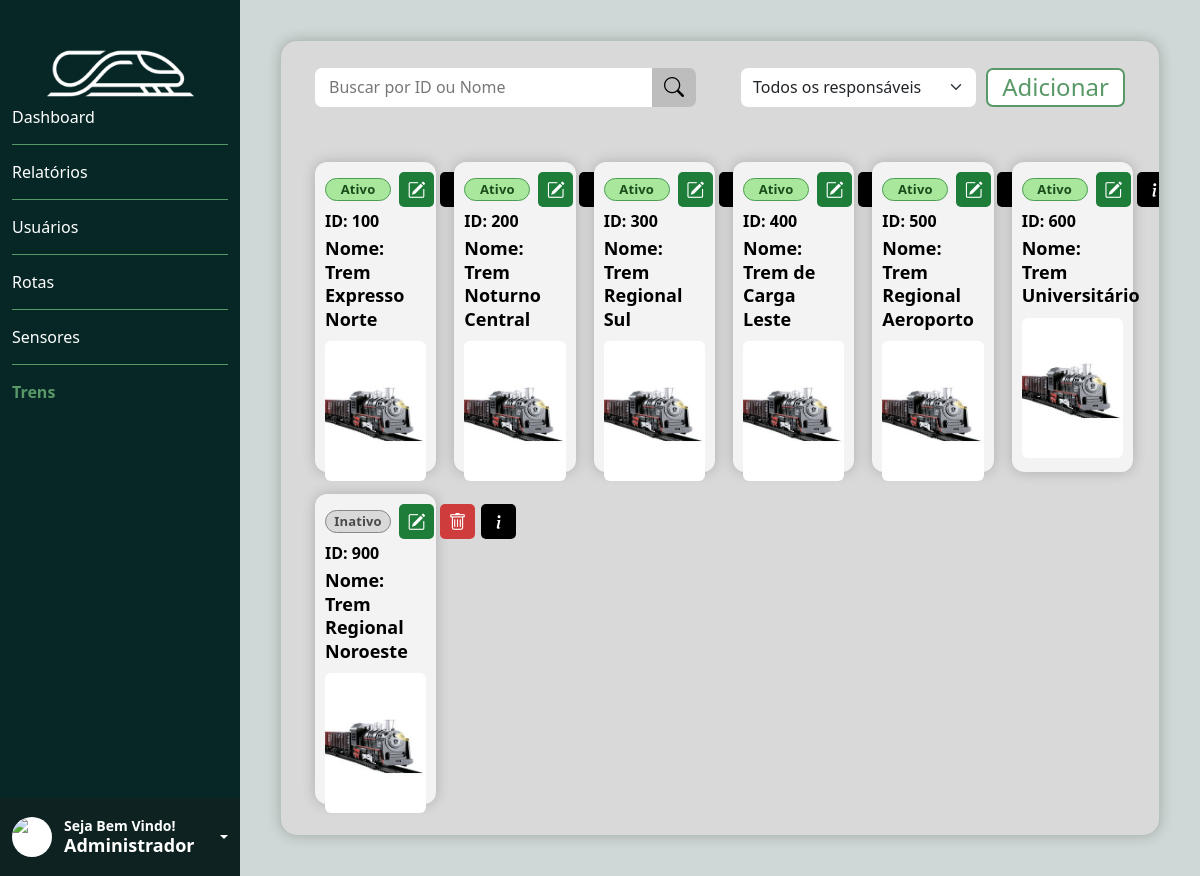
The app's page /public/tela_trens.php (signed in) with its own data.
### tables this page shows
CREATE TABLE trens (
    trem_id INT NOT NULL AUTO_INCREMENT PRIMARY KEY,
    nome_trem VARCHAR(155) NOT NULL,
    responsavel_id INT NOT NULL,
    velocidade DECIMAL(10,2) NOT NULL DEFAULT 0,
    temperatura DECIMAL(10,2) NOT NULL DEFAULT 0,
    consumo DECIMAL(10,2) NOT NULL DEFAULT 0,
    FOREIGN KEY (responsavel_id) REFERENCES usuarios(usuario_id)
);

### public/validar_acesso.php (called while the page is built, shortened)
<?php
include_once __DIR__ . '/../infra/conexao.php';
$usuarioCargoId = 0;
$sqlCargo = 'SELECT cargo_id FROM usuarios WHERE usuario_id = ? LIMIT 1';
$stmtCargo = mysqli_prepare($conexao, $sqlCargo);
if ($stmtCargo) {
    mysqli_stmt_bind_param($stmtCargo, 'i', $_SESSION['usuario_id']);
    if (mysqli_stmt_execute($stmtCargo)) {
        $resultadoCargo = mysqli_stmt_get_result($stmtCargo);
        $usuarioCargo = $resultadoCargo ? mysqli_fetch_assoc($resultadoCargo) : null;
        $cargoId = filter_var($usuarioCargo['cargo_id'] ?? null, FILTER_VALIDATE_INT);
        if ($cargoId !== false && in_array($cargoId, [1, 2], true)) {
            $usuarioCargoId = $cargoId;
        }
    } else {
        error_log('Erro ao consultar permissão do usuário: ' . mysqli_stmt_error($stmtCargo));
    }
} else {
    error_log('Erro ao preparar consulta de permissão: ' . mysqli_error($conexao));
}
$usuarioEhAdministrador = ((int)$usuarioCargoId === 1);
?>

### public/tela_trens.php (the view, shortened to what this page needs)
<?php
include __DIR__ . '/validar_acesso.php';
require_once __DIR__ . '/../infra/conexao.php';
$usuarioNome = $_SESSION['usuario_nome'] ?? 'Usuário';
$termoBusca = isset($_GET['q']) ? trim((string) $_GET['q']) : '';
$responsavelSelecionado = filter_var($_GET['responsavel'] ?? 0, FILTER_VALIDATE_INT, [
    'options' => ['min_range' => 0],
]);
$statusParametro = $_GET['status'] ?? '';
$statusFiltro = is_string($statusParametro) ? trim($statusParametro) : '';
$statusPermitidos = ['Ativo', 'Manutenção', 'Inativo'];
if (!in_array($statusFiltro, $statusPermitidos, true)) {
    $statusFiltro = '';
}
$baseParams = [];
$urlBaseTrens = 'tela_trens.php' . (!empty($baseParams) ? '?' . http_build_query($baseParams) : '');
$trens = [];
$colunasTrens = mysqli_query($conexao, 'SHOW COLUMNS FROM trens');
$colunasDisponiveis = [];
while ($coluna = mysqli_fetch_assoc($colunasTrens)) {
    $colunasDisponiveis[] = $coluna['Field'];
}
$sqlVelocidade = in_array('velocidade', $colunasDisponiveis, true) ? 'COALESCE(t.velocidade, 0)' : '0';
$sqlTemperatura = in_array('temperatura', $colunasDisponiveis, true) ? 'COALESCE(t.temperatura, 0)' : '0';
$sqlConsumo = in_array('consumo', $colunasDisponiveis, true) ? 'COALESCE(t.consumo, 0)' : '0';
$sqlTrens = '
        SELECT
            t.trem_id,
            t.nome_trem,
            t.responsavel_id,
            ' . $sqlVelocidade . ' AS velocidade,
            ' . $sqlTemperatura . ' AS temperatura,
            ' . $sqlConsumo . ' AS consumo,
            COALESCE((SELECT r.nome FROM rotas r WHERE r.trem_id = t.trem_id ORDER BY r.rota_id LIMIT 1), "Sem rota") AS rota_nome,
            (SELECT COUNT(*) FROM rotas r WHERE r.trem_id = t.trem_id) AS quantidade_rotas,
            CASE
                WHEN EXISTS (SELECT 1 FROM rotas r WHERE r.trem_id = t.trem_id AND r.status = "Ativo") THEN "Ativo"
                WHEN EXISTS (SELECT 1 FROM rotas r WHERE r.trem_id = t.trem_id AND r.status = "Manutenção") THEN "Manutenção"
                ELSE "Inativo"
            END AS status_trem,
            CASE WHEN EXISTS (SELECT 1 FROM rotas r WHERE r.trem_id = t.trem_id AND r.status = "Ativo") THEN 1 ELSE 0 END AS rota_ativa
        FROM trens t
        WHERE (? = "" OR CAST(t.trem_id AS CHAR) LIKE ? OR t.nome_trem LIKE ?)
            AND (? = 0 OR t.responsavel_id = ?)
        ORDER BY t.trem_id ASC
    ';
$stmtTrens = mysqli_prepare($conexao, $sqlTrens);
$filtroBusca = '%' . $termoBusca . '%';
mysqli_stmt_bind_param(
    $stmtTrens,
    'sssii',
    $termoBusca,
    $filtroBusca,
    $filtroBusca,
    $responsavelSelecionado,
    $responsavelSelecionado
);
if (!mysqli_stmt_execute($stmtTrens)) {
    error_log('Erro ao consultar trens: ' . mysqli_stmt_error($stmtTrens));
    mysqli_stmt_close($stmtTrens);
    http_response_code(500);
    die('Não foi possível carregar os trens cadastrados.');
}
$resultadoTrens = mysqli_stmt_get_result($stmtTrens);
while ($trem = mysqli_fetch_assoc($resultadoTrens)) {
    $trens[] = $trem;
}
?>
<!DOCTYPE html>
<html lang="pt-br">
<head>
    <link href="https://cdn.jsdelivr.net/npm/bootstrap@5.3.8/dist/css/bootstrap.min.css" rel="stylesheet">
    <link rel="stylesheet" href="https://cdn.jsdelivr.net/npm/bootstrap-icons@1.11.3/font/bootstrap-icons.min.css">
    <link rel="stylesheet" href="../assets/style/style.css">
</head>
<body>
    <main>
        <nav class="nav1">
            <img src="../assets/img/logo.svg" alt="logo" class="logo">
            <ul class="ul1">
                <li class="lista1" id="li1"><a href="dashboard.php" class="lista1">Dashboard</a></li>
                <hr class="hr1 opacity-100">
                <li class="lista1" id="li1"><a href="tela_relatorios.php" class="lista1">Relatórios</a></li>
                <hr class="hr1 opacity-100">
                <?php if ($usuarioEhAdministrador): ?>
                    <li class="lista1" id="li1"><a href="tela_cadastro_user.php" class="lista1">Usuários</a></li>
                    <hr class="hr1 opacity-100">
                <?php endif; ?>
                <li class="lista1" id="li1"><a href="tela_rotas.php" class="lista1">Rotas</a></li>
                <hr class="hr1 opacity-100">
                <li class="lista1" id="li1"><a href="tela_sensores.php" class="lista1">Sensores</a></li>
                <hr class="hr1 opacity-100">
                <li class="lista" id="li1"><a href="tela_trens.php" class="lista">Trens</a></li>
            </ul>
            <div class="dropdown">
                <div class="box_usuario dropdown-toggle" data-bs-toggle="dropdown" aria-expanded="false" role="button">
                    <div class="img_usuario">
                        <img src="../assets/img/usuario.png" alt="usuario" class="img-fluid">
                    </div>
                    <div class="h3">
                        <h3 class="h3_1">Seja Bem Vindo!</h3>
                        <h3 class="h3_2"><?php echo htmlspecialchars($usuarioNome); ?></h3>
                    </div>
                </div>
            </div>
        </nav>
        <section class="conteudo trens-conteudo">
            <div class="trens-painel">
                <div class="trens-topo d-flex align-items-center justify-content-between">
                    <form method="GET" action="tela_trens.php" class="trens-filtros" autocomplete="off">
                        <div class="input-group trens-busca">
                            <input id="input_busca_trem" name="q" type="text" class="form-control trens-input" value="<?= htmlspecialchars($termoBusca, ENT_QUOTES, 'UTF-8'); ?>" placeholder="Buscar por ID ou Nome" aria-label="Buscar por ID ou Nome">
                            <button id="btn_busca_trem" class="btn trens-btn-busca" type="submit" aria-label="Buscar">
                                <i class="bi bi-search"></i>
                            </button>
                        </div>
                        <select id="filtro_responsavel_trem" name="responsavel" class="form-select trens-filtro-responsavel" aria-label="Filtrar trens por responsável">
                            <option value="0">Todos os responsáveis</option>
                        </select>
                    </form>
                    <?php if ($usuarioEhAdministrador): ?>
                    <button class="btn trens-btn-add" type="button" data-bs-toggle="modal" data-bs-target="#modal_cadastro">Adicionar</button>
                    <?php endif; ?>
                </div>
                <div class="trens-lista">
                    <div class="row trens-grid">
                        <?php if (empty($trens)): ?>
                            <div class="col-12">
                                <p class="text-center py-4 mb-0">Nenhum trem cadastrado.</p>
                            </div>
                        <?php else: ?>
                            <?php foreach ($trens as $trem): ?>
                                <?php
                                $tremId = (int) $trem['trem_id'];
                                $nomeTrem = htmlspecialchars((string) $trem['nome_trem'], ENT_QUOTES, 'UTF-8');
                                $responsavelId = (int) $trem['responsavel_id'];
                                $statusTrem = (string) ($trem['status_trem'] ?? 'Inativo');
                                $statusClasseTrem = strtolower(trim($statusTrem));
                                if ($statusClasseTrem === 'manutenção' || $statusClasseTrem === 'manutencao') {
                                    $statusClasseTrem = 'manutencao';
                                } elseif ($statusClasseTrem === 'ativo') {
                                    $statusClasseTrem = 'ativo';
                                } else {
                                    $statusClasseTrem = 'inativo';
                                }
                                $rotaAtiva = !empty($trem['rota_ativa']) && (int) $trem['rota_ativa'] === 1;
                                $velocidadeTrem = (float) ($trem['velocidade'] ?? 0);
                                $temperaturaTrem = (float) ($trem['temperatura'] ?? 0);
                                $consumoTrem = (float) ($trem['consumo'] ?? 0);
                                $rotaNome = (string) ($trem['rota_nome'] ?? 'Sem rota');
                                $quantidadeRotas = (int) ($trem['quantidade_rotas'] ?? 0);
                                $mostrarBotaoExcluir = !($statusTrem === 'Ativo' && $rotaAtiva);
                                $statusHref = $statusFiltro === $statusTrem ? $urlBaseTrens : '?status=' . rawurlencode((string) $statusTrem) . (!empty($baseParams) ? '&' . http_build_query($baseParams) : '');
                                ?>
                                <div class="col">
                                    <article class="trens-card-trem" data-id="<?= $tremId; ?>" data-nome="<?= $nomeTrem; ?>" data-responsavel="<?= $responsavelId; ?>" data-status="<?= htmlspecialchars($statusTrem, ENT_QUOTES, 'UTF-8'); ?>" data-rota="<?= htmlspecialchars($rotaNome, ENT_QUOTES, 'UTF-8'); ?>" data-quantidade-rotas="<?= $quantidadeRotas; ?>" data-velocidade="<?= htmlspecialchars((string) $velocidadeTrem, ENT_QUOTES, 'UTF-8'); ?>" data-temperatura="<?= htmlspecialchars((string) $temperaturaTrem, ENT_QUOTES, 'UTF-8'); ?>" data-consumo="<?= htmlspecialchars((string) $consumoTrem, ENT_QUOTES, 'UTF-8'); ?>" data-rota-ativa="<?= $rotaAtiva ? '1' : '0'; ?>">
                                        <div class="trens-card-cabecalho">
                                            <div class="trens-card-header-row">
                                                <a class="trens-card-status <?= htmlspecialchars($statusClasseTrem, ENT_QUOTES, 'UTF-8'); ?><?= $statusFiltro === $statusTrem ? ' filtro-selecionado' : ''; ?>"
                                                   href="<?= htmlspecialchars($statusHref, ENT_QUOTES, 'UTF-8'); ?>"
                                                   <?= $statusFiltro === $statusTrem ? 'aria-current="true"' : ''; ?>
                                                   aria-label="<?= $statusFiltro === $statusTrem ? 'Remover filtro de status ' : 'Filtrar trens com status '; ?><?= htmlspecialchars((string) $statusTrem, ENT_QUOTES, 'UTF-8'); ?>"><?= $statusTrem; ?></a>
                                                <div class="trens-card-acoes">
                                                    <?php if ($usuarioEhAdministrador): ?>
                                                        <button class="btn_edit" type="button" aria-label="Editar trem">
                                                            <i class="bi bi-pencil-square"></i>
                                                        </button>
                                                        <?php if ($mostrarBotaoExcluir): ?>
                                                            <button class="btn_delete" type="button" data-id="<?= $tremId; ?>" aria-label="Excluir trem">
                                                                <i class="bi bi-trash"></i>
                                                            </button>
                                                        <?php endif; ?>
                                                    <?php endif; ?>
                                                    <button class="trens-card-acao" type="button" data-bs-toggle="modal" data-bs-target="#modal_visualizar_trem" aria-label="Detalhes do trem">
                                                        <i class="bi bi-info-lg"></i>
                                                    </button>
                                                </div>
                                            </div>
                                            <div class="trens-card-id">
                                                <strong>ID: <?= $tremId; ?></strong>
                                            </div>
                                            <p class="trens-card-nome">Nome: <?= $nomeTrem; ?></p>
                                        </div>
                                        <img src="../assets/img/trem_card.png" alt="Trem" class="trens-card-img">
                                    </article>
                                </div>
                            <?php endforeach; ?>
                        <?php endif; ?>
                    </div>
                </div>
            </div>
        </section>
    </main>
</body>
</html>

### records on screen
trens: statusTrem "Ativo", trem_id "100", nome_trem "Trem Expresso Norte"
trens: statusTrem "Ativo", trem_id "200", nome_trem "Trem Noturno Central"
trens: statusTrem "Ativo", trem_id "300", nome_trem "Trem Regional Sul"
trens: statusTrem "Ativo", trem_id "400", nome_trem "Trem de Carga Leste"
trens: statusTrem "Ativo", trem_id "500", nome_trem "Trem Regional Aeroporto"
trens: statusTrem "Ativo", trem_id "600", nome_trem "Trem Universitário"
trens: statusTrem "Inativo", trem_id "900", nome_trem "Trem Regional Noroeste"

### other values on screen
$usuarioNome "Administrador"
